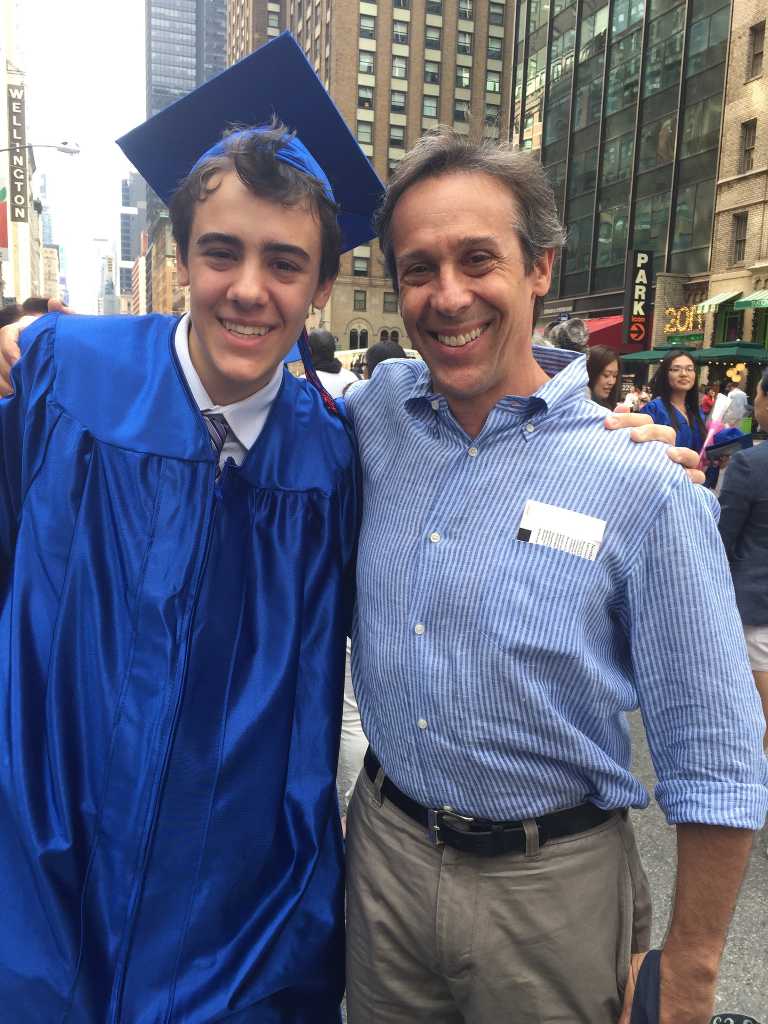
#> input picture papa.jpg, 768 x 1024 px
$ python -i seamer.py   (imports and definitions only)   (Python 2 division)
#> lines starting #> are read from the running program, lines starting #| are printed output that depends on the picture
import pygame
import time
import numpy as np
import scipy as sp
from scipy import signal
from pygame.locals import *
# [31 lines left out: functions put_array, importance, importance_sq, importance_sq2, not called in this run]

def importance_sobel(arr):
	r_arr = (arr >> 16) % 256
	g_arr = (arr >> 8) % 256
	b_arr = arr % 256
	kern1 = np.array([[-1, -2, -1], [0, 0, 0], [1, 2, 1]])
	kern2 = kern1.T
	return (signal.convolve2d( r_arr, kern1, 'same')**2 + signal.convolve2d(g_arr, kern1, 'same')**2 + signal.convolve2d(b_arr, kern1,  'same')**2) \
	+ (signal.convolve2d( r_arr, kern2, 'same')**2 + signal.convolve2d(g_arr, kern2, 'same')**2 + signal.convolve2d( b_arr, kern2, 'same')**2) \

# [24 lines left out: functions importance_supersobel, importance_rgb, not called in this run]

def importance_inv(arr):
	return -importance(arr)

def importance_invsq(arr):
	return -importance_sq(arr)

def importance_invsq2(arr):
	return -importance_sq2(arr)

def importance_invsobel(arr):
	return -importance_sobel(arr)

def importance_invsupersobel(arr):
	return -importance_supersobel(arr)

def importance_invrgb(arr):
	return -importance_rgb(arr)

# [8 lines left out: function importance_diag, not called in this run]

def import_1chan(arr, padded):
	return np.abs(arr - padded[1:-1, :-2]) + np.abs(arr - padded[1:-1, 2:]) + np.abs(arr - padded[:-2, 1:-1]) + np.abs(arr - padded[2:, 1:-1])

def sqimport_1chan(arr, padded):
	return (arr - padded[1:-1, :-2])**2 + (arr - padded[1:-1, 2:])**2 + (arr - padded[:-2, 1:-1])**2 + (arr - padded[2:, 1:-1])**2

def diagimport_1chan(arr, padded):
	return import_1chan(arr, padded) + np.abs(arr - padded[:-2, :-2]) + np.abs(arr - padded[2:, 2:]) + np.abs(arr - padded[:-2, 2:]) + np.abs(arr - padded[2:, :-2])

def abs_diff(c1, c2):
	return abs((c1 >> 16) - (c2 >> 16)) + abs((c1 >> 8) % 256 - (c2 >> 8) % 256) + abs(c1 % 65536 - c2 % 65536)

# [19 lines left out: functions getVerticalSeams, getHorizontalSeams, not called in this run]

In=1
# [1 line not run here, left out]
w = 768
h = 1024
size=[w,h]
# [1 line that did not run here, left out]
# [3 lines not run here, left out]
# [1 line that did not run here, left out]
# [1 line that did not run here, left out]
# [1 line that did not run here, left out]
# [1 line that did not run here, left out]
temp1 = np.empty(w*h*3, dtype=int)
# [1 line not run here, left out]
temp2 = np.empty(w*h, dtype=int)
# [2 lines not run here, left out]
pixels = temp2.reshape((h, w))
# [3 lines not run here, left out]

x = y = 0
# [1 line not run here, left out]
rowmask = np.ones(len(pixels), dtype=bool)
colmask = np.ones(len(pixels[0]), dtype=bool)
#rowmask[100:200] = False
#colmask[500:550] = False
rowsgone = 0
colsgone = 0
zeropad = np.zeros((h - rowsgone, colsgone), dtype=int)
zrow = np.zeros((h - rowsgone, 1), dtype=int)
# [2 lines not run here, left out]
#print pixels[rowmask, ...][..., colmask].shape, zeropad.shape, np.append(pixels[rowmask, ...][..., colmask], zeropad, 0).shape
#print np.append(pixels[rowmask, ...][..., colmask], zeropad, 0)
vseams = []
hseams = []
# [78 lines not run here, left out]
suffix = 'invsupersobelrand'
# [8 lines not run here, left out]

>>> import cv2
>>> picture = cv2.imread('papa.jpg', cv2.IMREAD_GRAYSCALE)
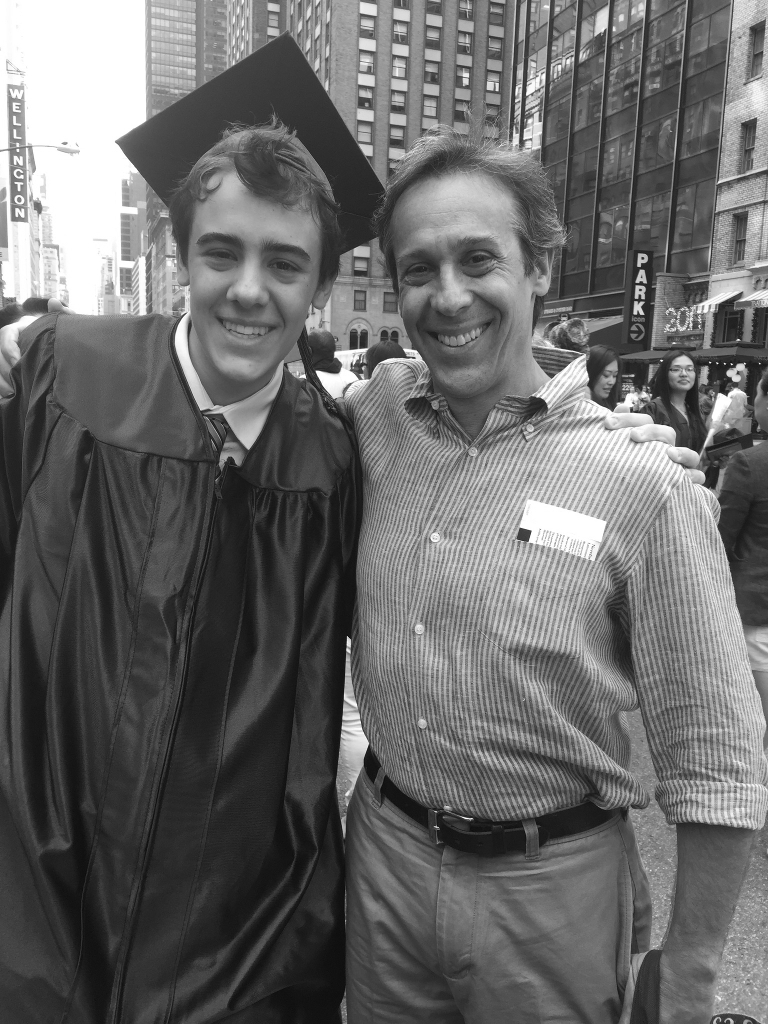
#> picture: shape (1024, 768); min 9, max 255, mean 104.7
>>> result = importance_sobel(picture)
#> in importance_sobel, `r_arr = (arr >> 16) % 256`: r_arr: shape (1024, 768) int16; every value is 0
#> in importance_sobel, `return (signal.convolve2d( r_arr, kern1, 'same')**2 + signal.convolve2..`:
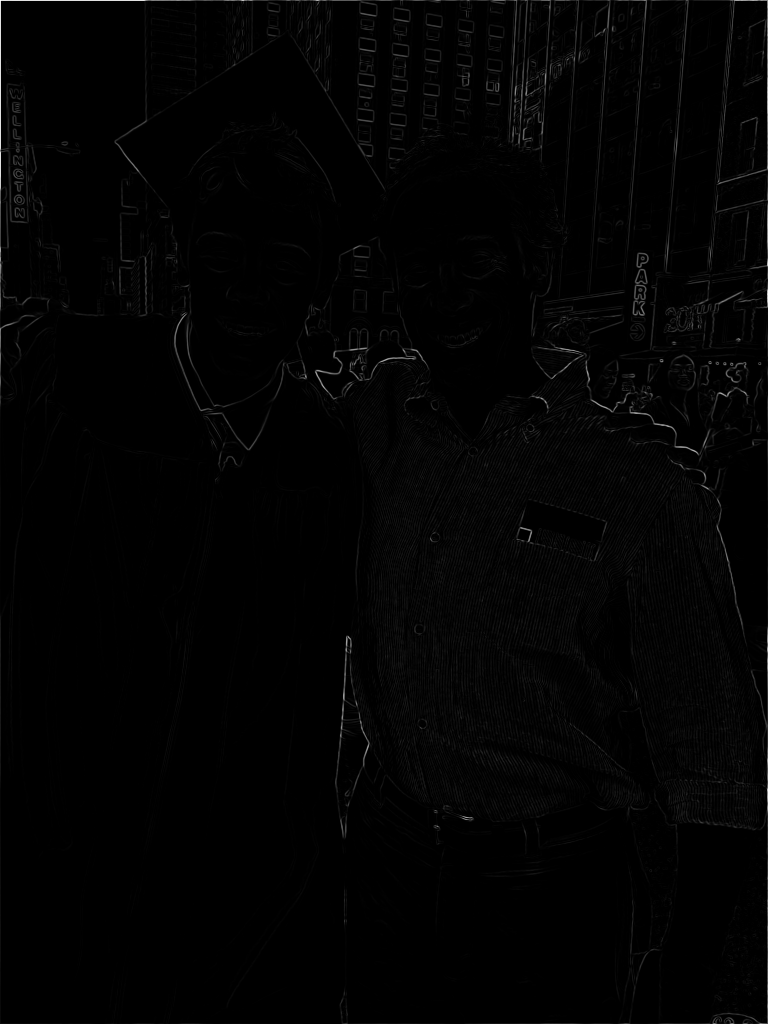
#> returned value: shape (1024, 768) int64; min 0, max 1170450, mean 14140.3; drawn with min black and max white
